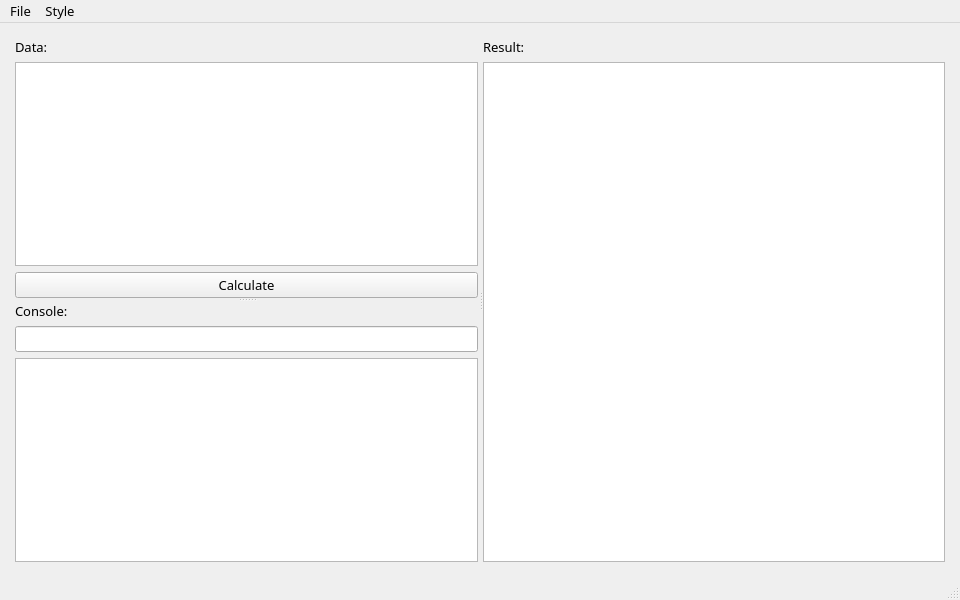
<?xml version="1.0" encoding="UTF-8"?>
<ui version="4.0">
 <class>MainWindow</class>
 <widget class="QMainWindow" name="MainWindow">
  <property name="geometry">
   <rect>
    <x>0</x>
    <y>0</y>
    <width>960</width>
    <height>600</height>
   </rect>
  </property>
  <property name="font">
   <font>
    <family>Microsoft YaHei</family>
    <pointsize>10</pointsize>
   </font>
  </property>
  <property name="windowTitle">
   <string>MainWindow</string>
  </property>
  <widget class="QWidget" name="centralwidget">
   <layout class="QVBoxLayout" name="verticalLayout_4">
    <property name="leftMargin">
     <number>15</number>
    </property>
    <property name="topMargin">
     <number>15</number>
    </property>
    <property name="rightMargin">
     <number>15</number>
    </property>
    <property name="bottomMargin">
     <number>15</number>
    </property>
    <item>
     <widget class="QSplitter" name="splitter_2">
      <property name="sizePolicy">
       <sizepolicy hsizetype="Expanding" vsizetype="Expanding">
        <horstretch>1</horstretch>
        <verstretch>1</verstretch>
       </sizepolicy>
      </property>
      <property name="baseSize">
       <size>
        <width>0</width>
        <height>0</height>
       </size>
      </property>
      <property name="autoFillBackground">
       <bool>false</bool>
      </property>
      <property name="frameShadow">
       <enum>QFrame::Plain</enum>
      </property>
      <property name="lineWidth">
       <number>0</number>
      </property>
      <property name="orientation">
       <enum>Qt::Horizontal</enum>
      </property>
      <property name="opaqueResize">
       <bool>true</bool>
      </property>
      <property name="handleWidth">
       <number>5</number>
      </property>
      <property name="childrenCollapsible">
       <bool>true</bool>
      </property>
      <widget class="QSplitter" name="splitter">
       <property name="minimumSize">
        <size>
         <width>0</width>
         <height>0</height>
        </size>
       </property>
       <property name="orientation">
        <enum>Qt::Vertical</enum>
       </property>
       <widget class="QWidget" name="layoutWidget">
        <layout class="QVBoxLayout" name="verticalLayout_2">
         <item>
          <widget class="QLabel" name="labelData">
           <property name="text">
            <string>Data:</string>
           </property>
          </widget>
         </item>
         <item>
          <widget class="QTextEdit" name="textEditData"/>
         </item>
         <item>
          <widget class="QPushButton" name="pushButtonStatistics">
           <property name="text">
            <string>Calculate</string>
           </property>
          </widget>
         </item>
        </layout>
       </widget>
       <widget class="QWidget" name="layoutWidget">
        <layout class="QVBoxLayout" name="verticalLayout_3">
         <item>
          <widget class="QLabel" name="labelConsole">
           <property name="text">
            <string>Console:</string>
           </property>
          </widget>
         </item>
         <item>
          <widget class="QLineEdit" name="lineEditInput"/>
         </item>
         <item>
          <widget class="QTextEdit" name="textEditConsole">
           <property name="readOnly">
            <bool>true</bool>
           </property>
          </widget>
         </item>
        </layout>
       </widget>
      </widget>
      <widget class="QWidget" name="verticalLayoutWidget">
       <layout class="QVBoxLayout" name="verticalLayout">
        <item>
         <widget class="QLabel" name="labelResult">
          <property name="text">
           <string>Result:</string>
          </property>
         </widget>
        </item>
        <item>
         <widget class="QTextEdit" name="textEditResult">
          <property name="readOnly">
           <bool>true</bool>
          </property>
         </widget>
        </item>
       </layout>
      </widget>
     </widget>
    </item>
   </layout>
  </widget>
  <widget class="QMenuBar" name="menubar">
   <property name="geometry">
    <rect>
     <x>0</x>
     <y>0</y>
     <width>960</width>
     <height>29</height>
    </rect>
   </property>
   <property name="sizePolicy">
    <sizepolicy hsizetype="Expanding" vsizetype="Expanding">
     <horstretch>0</horstretch>
     <verstretch>0</verstretch>
    </sizepolicy>
   </property>
   <widget class="QMenu" name="menuFile">
    <property name="title">
     <string>File</string>
    </property>
    <addaction name="actionExit"/>
    <addaction name="actionOpen"/>
    <addaction name="actionSave"/>
    <addaction name="separator"/>
    <addaction name="actionSettings"/>
   </widget>
   <widget class="QMenu" name="menuStyle">
    <property name="title">
     <string>Style</string>
    </property>
    <addaction name="actionFusion"/>
    <addaction name="actionWindows"/>
    <addaction name="actionWindowsVista"/>
    <addaction name="separator"/>
    <addaction name="actionQdarkstyle"/>
    <addaction name="actionQdarkgraystyle"/>
    <addaction name="actionMyStyle"/>
    <addaction name="actionResetStyle"/>
   </widget>
   <addaction name="menuFile"/>
   <addaction name="menuStyle"/>
  </widget>
  <widget class="QStatusBar" name="statusbar">
   <property name="enabled">
    <bool>true</bool>
   </property>
   <property name="sizeGripEnabled">
    <bool>true</bool>
   </property>
  </widget>
  <action name="actionExit">
   <property name="text">
    <string>Exit</string>
   </property>
  </action>
  <action name="actionFusion">
   <property name="text">
    <string>Fusion</string>
   </property>
  </action>
  <action name="actionWindows">
   <property name="text">
    <string>Windows</string>
   </property>
  </action>
  <action name="actionQdarkstyle">
   <property name="text">
    <string>Qdarkstyle</string>
   </property>
  </action>
  <action name="actionQdarkgraystyle">
   <property name="text">
    <string>Qdarkgraystyle</string>
   </property>
  </action>
  <action name="actionMyStyle">
   <property name="text">
    <string>MyStyle</string>
   </property>
  </action>
  <action name="actionResetStyle">
   <property name="text">
    <string>ResetStyle</string>
   </property>
  </action>
  <action name="actionWindowsVista">
   <property name="text">
    <string>WindowsVista</string>
   </property>
  </action>
  <action name="actionSave">
   <property name="text">
    <string>Save</string>
   </property>
  </action>
  <action name="actionOpen">
   <property name="text">
    <string>Open</string>
   </property>
  </action>
  <action name="actionSettings">
   <property name="enabled">
    <bool>false</bool>
   </property>
   <property name="text">
    <string>Settings</string>
   </property>
  </action>
 </widget>
 <resources/>
 <connections>
  <connection>
   <sender>actionExit</sender>
   <signal>triggered()</signal>
   <receiver>MainWindow</receiver>
   <slot>on_action_triggered()</slot>
   <hints>
    <hint type="sourcelabel">
     <x>-1</x>
     <y>-1</y>
    </hint>
    <hint type="destinationlabel">
     <x>319</x>
     <y>239</y>
    </hint>
   </hints>
  </connection>
  <connection>
   <sender>actionFusion</sender>
   <signal>triggered()</signal>
   <receiver>MainWindow</receiver>
   <slot>on_action_triggered()</slot>
   <hints>
    <hint type="sourcelabel">
     <x>-1</x>
     <y>-1</y>
    </hint>
    <hint type="destinationlabel">
     <x>319</x>
     <y>239</y>
    </hint>
   </hints>
  </connection>
  <connection>
   <sender>actionQdarkgraystyle</sender>
   <signal>triggered()</signal>
   <receiver>MainWindow</receiver>
   <slot>on_action_triggered()</slot>
   <hints>
    <hint type="sourcelabel">
     <x>-1</x>
     <y>-1</y>
    </hint>
    <hint type="destinationlabel">
     <x>319</x>
     <y>239</y>
    </hint>
   </hints>
  </connection>
  <connection>
   <sender>actionQdarkstyle</sender>
   <signal>triggered()</signal>
   <receiver>MainWindow</receiver>
   <slot>on_action_triggered()</slot>
   <hints>
    <hint type="sourcelabel">
     <x>-1</x>
     <y>-1</y>
    </hint>
    <hint type="destinationlabel">
     <x>319</x>
     <y>239</y>
    </hint>
   </hints>
  </connection>
  <connection>
   <sender>actionMyStyle</sender>
   <signal>triggered()</signal>
   <receiver>MainWindow</receiver>
   <slot>on_action_triggered()</slot>
   <hints>
    <hint type="sourcelabel">
     <x>-1</x>
     <y>-1</y>
    </hint>
    <hint type="destinationlabel">
     <x>319</x>
     <y>239</y>
    </hint>
   </hints>
  </connection>
  <connection>
   <sender>actionWindows</sender>
   <signal>triggered()</signal>
   <receiver>MainWindow</receiver>
   <slot>on_action_triggered()</slot>
   <hints>
    <hint type="sourcelabel">
     <x>-1</x>
     <y>-1</y>
    </hint>
    <hint type="destinationlabel">
     <x>319</x>
     <y>239</y>
    </hint>
   </hints>
  </connection>
  <connection>
   <sender>actionWindowsVista</sender>
   <signal>triggered()</signal>
   <receiver>MainWindow</receiver>
   <slot>on_action_triggered()</slot>
   <hints>
    <hint type="sourcelabel">
     <x>-1</x>
     <y>-1</y>
    </hint>
    <hint type="destinationlabel">
     <x>319</x>
     <y>239</y>
    </hint>
   </hints>
  </connection>
  <connection>
   <sender>actionResetStyle</sender>
   <signal>triggered()</signal>
   <receiver>MainWindow</receiver>
   <slot>on_action_triggered()</slot>
   <hints>
    <hint type="sourcelabel">
     <x>-1</x>
     <y>-1</y>
    </hint>
    <hint type="destinationlabel">
     <x>319</x>
     <y>239</y>
    </hint>
   </hints>
  </connection>
  <connection>
   <sender>actionOpen</sender>
   <signal>triggered()</signal>
   <receiver>MainWindow</receiver>
   <slot>on_action_triggered()</slot>
   <hints>
    <hint type="sourcelabel">
     <x>-1</x>
     <y>-1</y>
    </hint>
    <hint type="destinationlabel">
     <x>319</x>
     <y>239</y>
    </hint>
   </hints>
  </connection>
  <connection>
   <sender>actionSave</sender>
   <signal>triggered()</signal>
   <receiver>MainWindow</receiver>
   <slot>on_action_triggered()</slot>
   <hints>
    <hint type="sourcelabel">
     <x>-1</x>
     <y>-1</y>
    </hint>
    <hint type="destinationlabel">
     <x>319</x>
     <y>239</y>
    </hint>
   </hints>
  </connection>
  <connection>
   <sender>actionSettings</sender>
   <signal>triggered()</signal>
   <receiver>MainWindow</receiver>
   <slot>on_action_triggered()</slot>
   <hints>
    <hint type="sourcelabel">
     <x>-1</x>
     <y>-1</y>
    </hint>
    <hint type="destinationlabel">
     <x>319</x>
     <y>239</y>
    </hint>
   </hints>
  </connection>
  <connection>
   <sender>lineEditInput</sender>
   <signal>returnPressed()</signal>
   <receiver>MainWindow</receiver>
   <slot>on_line_edit_return_pressed()</slot>
   <hints>
    <hint type="sourcelabel">
     <x>165</x>
     <y>344</y>
    </hint>
    <hint type="destinationlabel">
     <x>325</x>
     <y>205</y>
    </hint>
   </hints>
  </connection>
  <connection>
   <sender>pushButtonStatistics</sender>
   <signal>clicked()</signal>
   <receiver>MainWindow</receiver>
   <slot>on_button_clicked()</slot>
   <hints>
    <hint type="sourcelabel">
     <x>243</x>
     <y>280</y>
    </hint>
    <hint type="destinationlabel">
     <x>479</x>
     <y>239</y>
    </hint>
   </hints>
  </connection>
 </connections>
 <slots>
  <slot>on_button_clicked()</slot>
  <slot>on_action_triggered()</slot>
  <slot>on_line_edit_return_pressed()</slot>
 </slots>
</ui>
